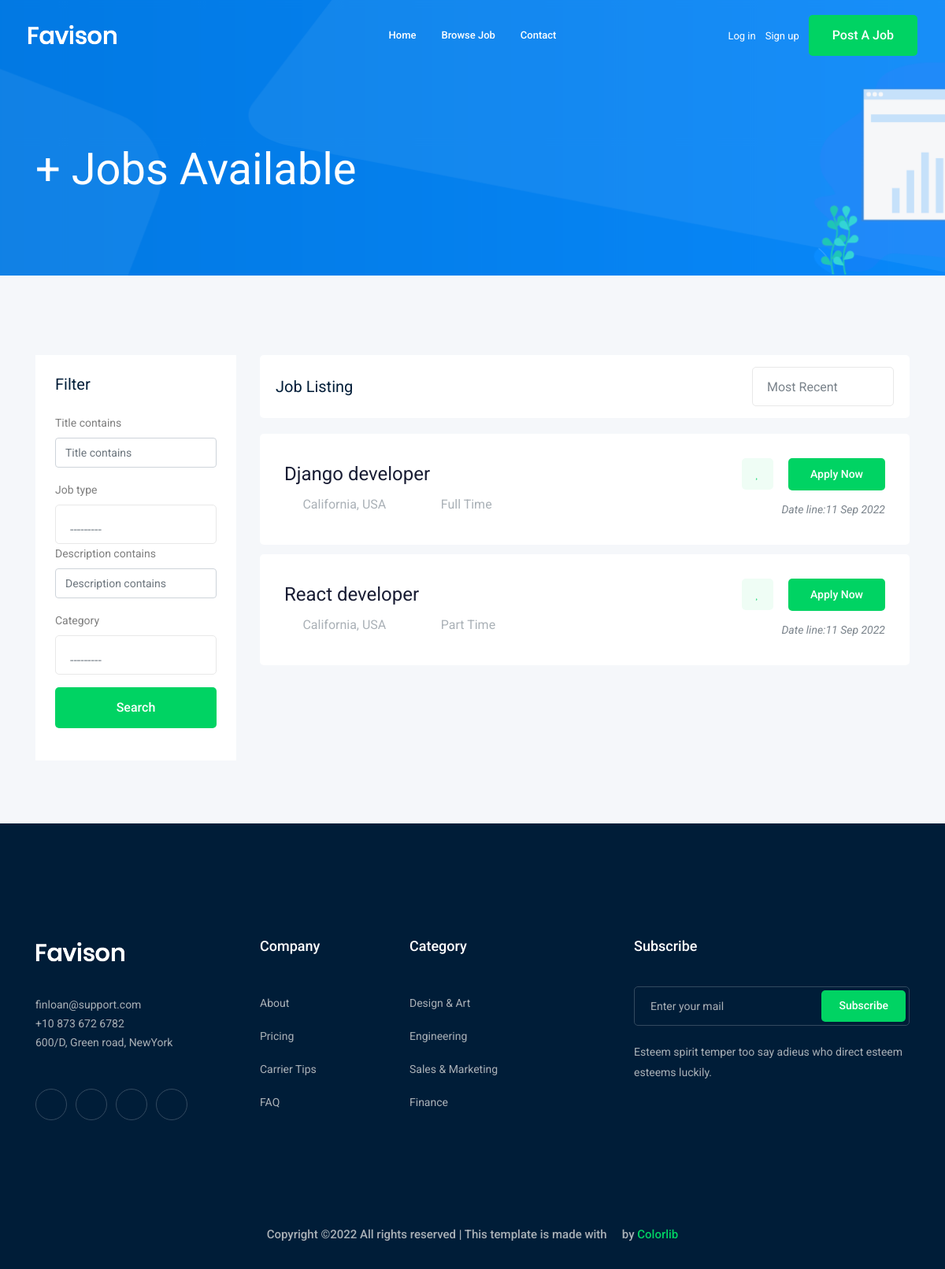
The page /jobs/ on the database as committed earlier.
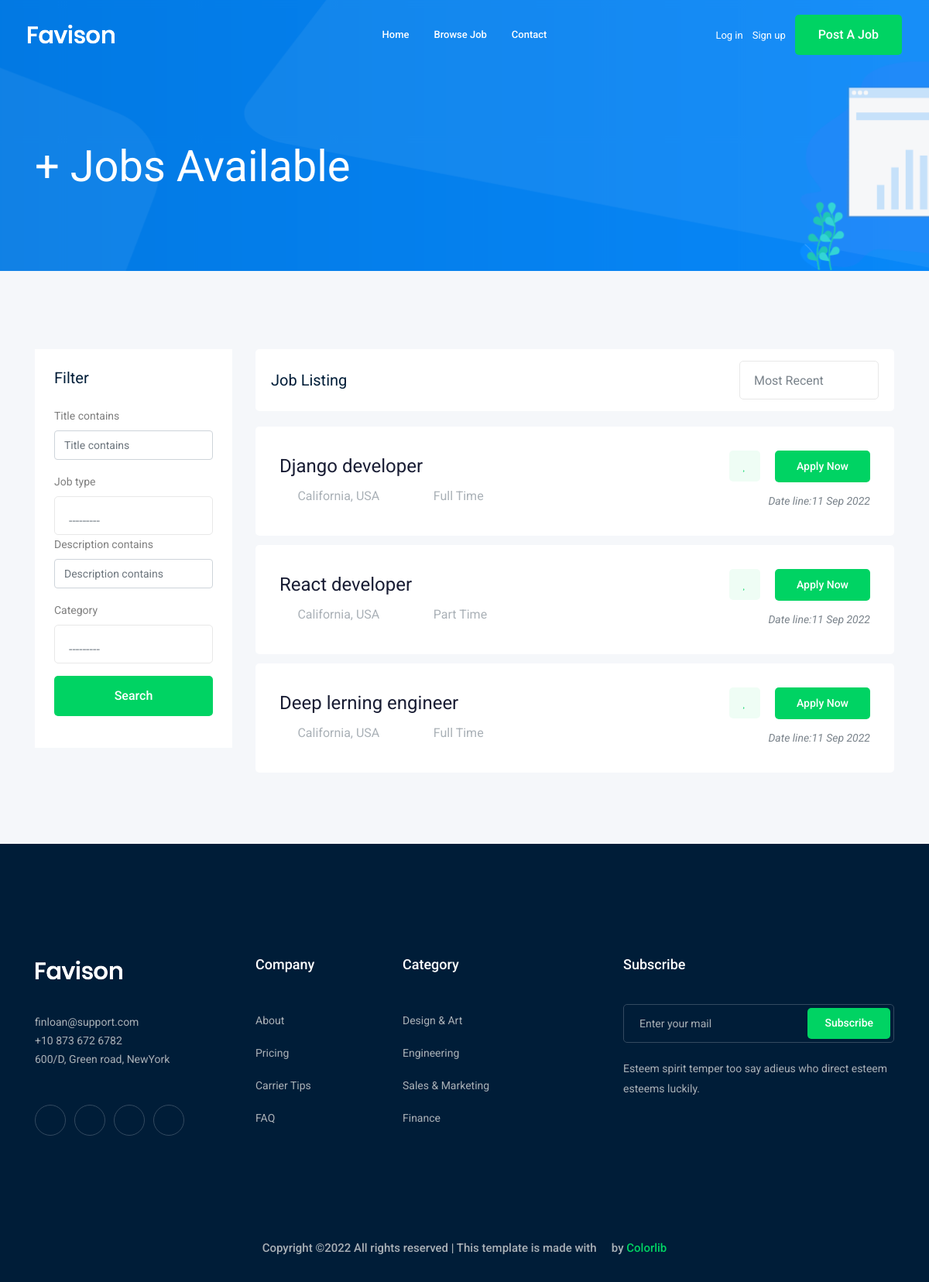
The same page on the database as committed later.
### job/models.py (models this page shows, shortened)
class Job(models.Model):
    JOB_TYPE =(
        ('Full Time','Full Time'),
        ('Part Time','Part Time')
    )
    owner = models.ForeignKey(User,related_name='owner',on_delete=models.CASCADE)
    title = models.CharField(max_length=100)
    job_type = models.CharField(max_length=15,choices=JOB_TYPE)
    description = models.TextField(max_length=1000)
    published_at = models.DateTimeField(auto_now=True)
    vacancy = models.IntegerField(default=1)
    salary = models.IntegerField(default=0)
    experience = models.IntegerField(default=1)
    category = models.ForeignKey('Category',on_delete=models.CASCADE)
    image = models.ImageField(upload_to =uploaded_images)
    slug = models.SlugField(blank=True,null=True)

### job/views.py (the view)
# urls.py: path('',views.job_list, name='job_list'),
def job_list(request):
    job_list = Job.objects.all()
    job_filter =JobFilter(request.GET,queryset=job_list)
    job_list = job_filter.qs
    paginator =Paginator(job_list,3) # this will show three item in the page
    page_number = request.GET.get('page')
    page_obj = paginator.get_page(page_number)
    context ={'jobs':page_obj,'job_filter':job_filter}
    return render(request,'job/job_list.html',context)

### job/models.py (called while the page is built)
    def __str__(self):
        return self.name

### job/templates/Job/job_list.html (shortened to what this page needs)
{% extends 'base.html' %}
{% load bootstrap4 %}
{% block body %}
    <div class="bradcam_area bradcam_bg_1">
        <div class="container">
            <div class="row">
                <div class="col-xl-12">
                    <div class="bradcam_text">
                        <h3>{{jobs.count}}+ Jobs Available</h3>
                    </div>
                </div>
            </div>
        </div>
    </div>
    <div class="job_listing_area plus_padding">
        <div class="container">
            <div class="row">
                <div class="col-lg-3">
                    <div class="job_filter white-bg">
                        <div class="form_inner white-bg">
                            <h3>Filter</h3>
                            <form >
                                {% bootstrap_form job_filter.form %}
                                <div class="reset_btn">
                                    <button  class="boxed-btn3 w-100 mt-3 mb-3" type="submit">Search</button>
                                </div>
                            </form>
                        </div>
                    </div>
                </div>
                <div class="col-lg-9">
                    <div class="recent_joblist_wrap">
                        <div class="recent_joblist white-bg ">
                            <div class="row align-items-center">
                                <div class="col-md-6">
                                    <h4>Job Listing</h4>
                                </div>
                                <div class="col-md-6">
                                    <div class="serch_cat d-flex justify-content-end">
                                    </div>
                                </div>
                            </div>
                        </div>
                    </div>
                    <div class="job_lists m-0">
                        <div class="row">
                            {% for job in jobs %}
                            <div class="col-lg-12 col-md-12">
                                <div class="single_jobs white-bg d-flex justify-content-between">
                                    <div class="jobs_left d-flex align-items-center">
                                        <div class="jobs_conetent">
                                            <a href="{% url 'jobs:job_detail' job.slug %}"><h4>{{job.title}}</h4></a>
                                            <div class="links_locat d-flex align-items-center">
                                                <div class="location">
                                                    <p> <i class="fa fa-map-marker"></i> California, USA</p>
                                                </div>
                                                <div class="location">
                                                    <p> <i class="fa fa-clock-o"></i>{{job.job_type}}</p>
                                                </div>
                                            </div>
                                        </div>
                                    </div>
                                    <div class="jobs_right">
                                        <div class="apply_now">
                                            <a class="heart_mark" href="#"> <i class="fa fa-heart"></i> </a>
                                            <a href="{% url 'jobs:job_detail' job.slug %}" class="boxed-btn3">Apply Now</a>
                                        </div>
                                        <div class="date">
                                            <p>Date line:{{job.published_at|date:'d M o'}}</p>
                                        </div>
                                    </div>
                                </div>
                            </div>
                            {% endfor %}
                        </div>
                    </div>
                </div>
            </div>
        </div>
    </div>
{% endblock %}

Rows that differ between the two databases and show on the page:
added Job: title "Deep lerning engineer", job_type "Full Time", published_at "11 Sep 2022"
